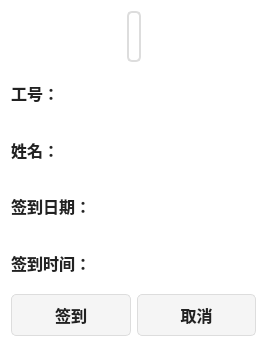
<?xml version="1.0" encoding="UTF-8"?>
<ui version="4.0">
 <class>DialogSignIn</class>
 <widget class="QDialog" name="DialogSignIn">
  <property name="geometry">
   <rect>
    <x>0</x>
    <y>0</y>
    <width>267</width>
    <height>347</height>
   </rect>
  </property>
  <property name="windowTitle">
   <string>签到</string>
  </property>
  <property name="styleSheet">
   <string notr="true">QDialog {
    background-color: #ffffff;
    font-family: "Segoe UI", sans-serif;
}
QLabel {
    color: #222222; /* 更深的字体颜色 */
    font-size: 16px; /* 字体大小 */
    font-weight: bold; /* 保留加粗 */
}
QPushButton {
    background-color: #f5f5f5;
    color: #222222; /* 更深的字体颜色 */
    border: 1px solid #dddddd;
    border-radius: 5px;
    padding: 8px 15px;
    font-size: 16px; /* 字体大小 */
    font-weight: bold; /* 保留加粗 */
}
QPushButton:hover {
    background-color: #e0e0e0;
}
QPushButton:pressed {
    background-color: #d0d0d0;
}</string>
  </property>
  <layout class="QVBoxLayout" name="verticalLayout">
   <item>
    <layout class="QHBoxLayout" name="horizontalLayout_2">
     <item>
      <spacer name="horizontalSpacer">
       <property name="orientation">
        <enum>Qt::Horizontal</enum>
       </property>
       <property name="sizeHint" stdset="0">
        <size>
         <width>40</width>
         <height>20</height>
        </size>
       </property>
      </spacer>
     </item>
     <item>
      <widget class="QLabel" name="labelPhoto">
       <property name="text">
        <string/>
       </property>
       <property name="styleSheet">
        <string notr="true">border: 2px solid #dddddd; border-radius: 5px;</string>
       </property>
      </widget>
     </item>
     <item>
      <spacer name="horizontalSpacer_2">
       <property name="orientation">
        <enum>Qt::Horizontal</enum>
       </property>
       <property name="sizeHint" stdset="0">
        <size>
         <width>40</width>
         <height>20</height>
        </size>
       </property>
      </spacer>
     </item>
    </layout>
   </item>
   <item>
    <widget class="QLabel" name="labelNo">
     <property name="font">
      <font>
       <family>仿宋</family>
       <pointsize>14</pointsize>
       <weight>75</weight> <!-- 保留加粗 -->
      </font>
     </property>
     <property name="text">
      <string>工号：</string>
     </property>
    </widget>
   </item>
   <item>
    <widget class="QLabel" name="labelName">
     <property name="font">
      <font>
       <family>仿宋</family>
       <pointsize>14</pointsize>
       <weight>75</weight> <!-- 保留加粗 -->
      </font>
     </property>
     <property name="text">
      <string>姓名：</string>
     </property>
    </widget>
   </item>
   <item>
    <widget class="QLabel" name="labelDate">
     <property name="font">
      <font>
       <family>仿宋</family>
       <pointsize>14</pointsize>
       <weight>75</weight> <!-- 保留加粗 -->
      </font>
     </property>
     <property name="text">
      <string>签到日期：</string>
     </property>
    </widget>
   </item>
   <item>
    <widget class="QLabel" name="labelTime">
     <property name="font">
      <font>
       <family>仿宋</family>
       <pointsize>14</pointsize>
       <weight>75</weight> <!-- 保留加粗 -->
      </font>
     </property>
     <property name="text">
      <string>签到时间：</string>
     </property>
    </widget>
   </item>
   <item>
    <layout class="QHBoxLayout" name="horizontalLayout">
     <item>
      <widget class="QPushButton" name="BtnOk">
       <property name="font">
        <font>
         <family>仿宋</family>
         <pointsize>14</pointsize>
         <weight>75</weight> <!-- 保留加粗 -->
        </font>
       </property>
       <property name="text">
        <string>签到</string>
       </property>
       <property name="icon">
        <iconset resource="src.qrc">
         <normaloff>:/icon/ok.png</normaloff>:/icon/ok.png</iconset>
       </property>
      </widget>
     </item>
     <item>
      <widget class="QPushButton" name="BtnCancel">
       <property name="font">
        <font>
         <family>仿宋</family>
         <pointsize>14</pointsize>
         <weight>75</weight> <!-- 保留加粗 -->
        </font>
       </property>
       <property name="text">
        <string>取消</string>
       </property>
       <property name="icon">
        <iconset resource="src.qrc">
         <normaloff>:/icon/取消.png</normaloff>:/icon/取消.png</iconset>
       </property>
      </widget>
     </item>
    </layout>
   </item>
  </layout>
 </widget>
 <resources>
  <include location="src.qrc"/>
 </resources>
 <connections/>
</ui>
